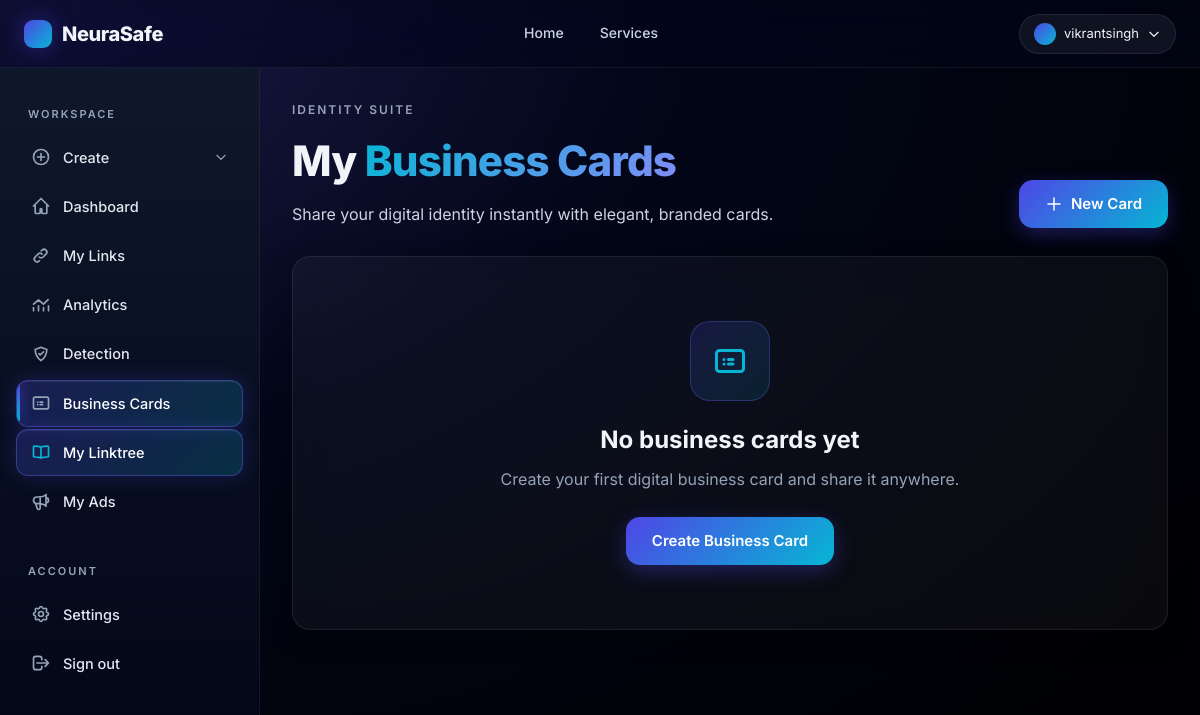
Before: /business_card/business-cards/ (signed in) with the older database file.
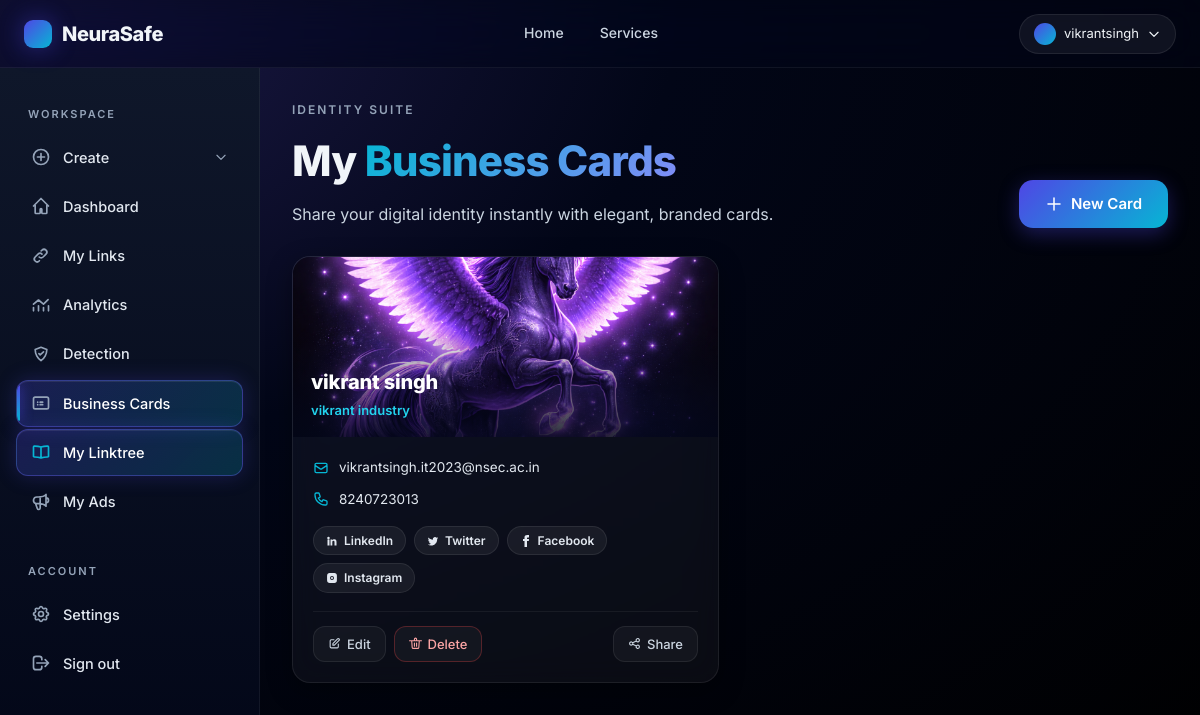
After: the same page with the newer database file.
### business_card/models.py (models this page shows, shortened)
class UserBusinessCard(models.Model):
    user = models.ForeignKey(User, on_delete=models.CASCADE)
    template = models.ForeignKey(BusinessCardTemplate, on_delete=models.CASCADE, blank=True, null=True)
    custom_template_image = models.ImageField(upload_to='custom_templates/', blank=True, null=True)
    name = models.CharField(max_length=100)
    company_name = models.CharField(max_length=100)
    email = models.EmailField()
    phone_number = models.CharField(max_length=15)
    linkedin = models.URLField(blank=True, null=True)
    twitter = models.URLField(blank=True, null=True)
    facebook = models.URLField(blank=True, null=True)
    instagram = models.URLField(blank=True, null=True)
    created_at = models.DateTimeField(auto_now_add=True)
    logo = models.ImageField(upload_to='logos/', blank=True, null=True)

### business_card/views.py (the view)
# urls.py: path('business-cards/', views.business_card_list, name='business_card_list'),
@login_required
def business_card_list(request):
    business_cards = UserBusinessCard.objects.filter(user=request.user)
    return render(request, 'business_card/business_card_list.html', {'business_cards': business_cards})

### templates/business_card/business_card_list.html (shortened to what this page needs)
{% extends "basehome/base.html" %}
{% load static %}
{% block content %}
<div class="ns-app-content" data-testid="business-cards-root">
  <div class="animate-fade-in-up" style="display: flex; align-items: flex-end; justify-content: space-between; gap: 20px; flex-wrap: wrap; margin-bottom: 28px;">
    <div>
      <p style="color: var(--text-muted); font-size: 12px; letter-spacing: 2px; text-transform: uppercase; font-weight: 600; margin: 0 0 8px;">Identity Suite</p>
      <h1 style="font-size: clamp(28px, 4vw, 42px); font-weight: 800; letter-spacing: -0.02em; margin: 0;">
        My <span class="text-gradient-cyan">Business Cards</span>
      </h1>
      <p style="color: var(--text-secondary); margin: 8px 0 0;">Share your digital identity instantly with elegant, branded cards.</p>
    </div>
    <a href="{% url 'create_business_card' %}" class="ns-btn-primary" data-testid="new-card-btn">
      <svg width="18" height="18" fill="none" stroke="currentColor" viewBox="0 0 24 24"><path stroke-linecap="round" stroke-linejoin="round" stroke-width="2" d="M12 4v16m8-8H4"/></svg>
      New Card
    </a>
  </div>
  {% if business_cards %}
  <div style="display: grid; grid-template-columns: repeat(auto-fill, minmax(340px, 1fr)); gap: 22px;" data-testid="cards-grid">
    {% for card in business_cards %}
    <article class="ns-card animate-fade-in-up" style="padding: 0; overflow: hidden; position: relative;" data-testid="business-card-{{ card.pk }}">
      <div style="position: relative; height: 180px; overflow: hidden;">
        {% if card.custom_template_image %}
          <img src="{{ card.custom_template_image.url }}" alt="Cover" style="width: 100%; height: 100%; object-fit: cover;">
        {% else %}
          <img src="{{ card.template.image.url }}" alt="Cover" style="width: 100%; height: 100%; object-fit: cover;">
        {% endif %}
        <div style="position: absolute; inset: 0; background: linear-gradient(180deg, rgba(2,6,23,0) 40%, rgba(2,6,23,0.85) 100%);"></div>
        <div style="position: absolute; bottom: 16px; left: 18px;">
          <p style="color: #fff; font-size: 20px; font-weight: 800; margin: 0; letter-spacing: -0.01em;">{{ card.name }}</p>
          {% if card.company_name %}<p style="color: var(--secondary-400); font-size: 13px; font-weight: 600; margin: 2px 0 0;">{{ card.company_name }}</p>{% endif %}
        </div>
      </div>
      <div style="padding: 20px;">
        <div style="display: flex; flex-direction: column; gap: 10px; margin-bottom: 16px;">
          {% if card.email %}
          <div style="display: flex; align-items: center; gap: 10px; font-size: 13.5px; color: var(--text-soft);">
            <svg width="16" height="16" fill="none" stroke="currentColor" viewBox="0 0 24 24" style="color: var(--secondary); flex-shrink: 0;"><path stroke-linecap="round" stroke-linejoin="round" stroke-width="2" d="M3 8l7.89 5.26a2 2 0 002.22 0L21 8M5 19h14a2 2 0 002-2V7a2 2 0 00-2-2H5a2 2 0 00-2 2v10a2 2 0 002 2z"/></svg>
            <span style="overflow: hidden; text-overflow: ellipsis; white-space: nowrap;">{{ card.email }}</span>
          </div>
          {% endif %}
          {% if card.phone_number %}
          <div style="display: flex; align-items: center; gap: 10px; font-size: 13.5px; color: var(--text-soft);">
            {{ card.phone_number }}
          </div>
          {% endif %}
        </div>
        <div style="display: flex; flex-wrap: wrap; gap: 8px; margin-bottom: 18px;">
          {% if card.linkedin %}<a href="{{ card.linkedin }}" target="_blank" class="ns-badge" title="LinkedIn" style="text-decoration: none;"><svg width="12" height="12" fill="currentColor" viewBox="0 0 24 24"><path d="M4.98 3.5a2.5 2.5 0 11-.02 5.01A2.5 2.5 0 014.98 3.5zM3 9h4v12H3V9zm6 0h3.8v1.7h.06c.53-1 1.84-2.07 3.78-2.07C20.3 8.63 21 11 21 14.06V21h-4v-6.13c0-1.46-.03-3.34-2.04-3.34-2.04 0-2.35 1.59-2.35 3.23V21H9V9z"/></svg>LinkedIn</a>{% endif %}
          {% if card.twitter %}<a href="{{ card.twitter }}" target="_blank" class="ns-badge" title="Twitter" style="text-decoration: none;">Twitter</a>{% endif %}
          {% if card.facebook %}<a href="{{ card.facebook }}" target="_blank" class="ns-badge" title="Facebook" style="text-decoration: none;"><svg width="12" height="12" fill="currentColor" viewBox="0 0 24 24"><path d="M9 8H6v4h3v12h5V12h3.64L18 8h-4V6.33c0-.95.19-1.33 1.11-1.33H18V0h-3.46C11.2 0 9 1.43 9 4.83V8z"/></svg>Facebook</a>{% endif %}
          {% if card.instagram %}<a href="{{ card.instagram }}" target="_blank" class="ns-badge" title="Instagram" style="text-decoration: none;">Instagram</a>{% endif %}
        </div>
        <div style="display: flex; gap: 8px; flex-wrap: wrap; border-top: 1px solid rgba(255,255,255,0.06); padding-top: 14px;">
          <a href="{% url 'business_card_update' card.pk %}" class="ns-btn-ghost" style="padding: 7px 14px; font-size: 13px;" data-testid="update-card-{{ card.pk }}">
            <svg width="13" height="13" fill="none" stroke="currentColor" viewBox="0 0 24 24"><path stroke-linecap="round" stroke-linejoin="round" stroke-width="2" d="M11 5H6a2 2 0 00-2 2v11a2 2 0 002 2h11a2 2 0 002-2v-5m-1.414-9.414a2 2 0 112.828 2.828L11.828 15H9v-2.828l8.586-8.586z"/></svg>
            Edit
          </a>
          <a href="{% url 'business_card_delete' card.pk %}" class="ns-btn-ghost" style="padding: 7px 14px; font-size: 13px; color: #fca5a5; border-color: rgba(239,68,68,0.3);" data-testid="delete-card-{{ card.pk }}">
            <svg width="13" height="13" fill="none" stroke="currentColor" viewBox="0 0 24 24"><path stroke-linecap="round" stroke-linejoin="round" stroke-width="2" d="M19 7l-.867 12.142A2 2 0 0116.138 21H7.862a2 2 0 01-1.995-1.858L5 7m5 4v6m4-6v6M1 7h22M10 7V4a2 2 0 012-2h0a2 2 0 012 2v3"/></svg>
            Delete
          </a>
          <div style="position: relative; margin-left: auto;" class="ns-share-wrap">
            <button type="button" class="ns-btn-ghost ns-share-toggle" style="padding: 7px 14px; font-size: 13px;" data-testid="share-card-{{ card.pk }}">
              Share
            </button>
          </div>
        </div>
      </div>
    </article>
    {% endfor %}
  </div>
  {% else %}
  <div class="ns-card animate-fade-in-up" style="padding: 64px 32px; text-align: center;" data-testid="empty-state">
    <div style="width: 80px; height: 80px; margin: 0 auto 20px; border-radius: 20px; display: flex; align-items: center; justify-content: center; background: linear-gradient(135deg, rgba(79,70,229,0.18), rgba(6,182,212,0.12)); border: 1px solid rgba(99,102,241,0.3);">
      <svg width="36" height="36" fill="none" stroke="currentColor" viewBox="0 0 24 24" style="color: var(--secondary);"><path stroke-linecap="round" stroke-linejoin="round" stroke-width="2" d="M3 7a2 2 0 012-2h14a2 2 0 012 2v10a2 2 0 01-2 2H5a2 2 0 01-2-2V7zM8 11h.01M11 11h3M8 14h.01M11 14h3"/></svg>
    </div>
    <h3 style="font-size: 24px; font-weight: 700; margin: 0 0 8px;">No business cards yet</h3>
    <p style="color: var(--text-muted); margin: 0 0 24px;">Create your first digital business card and share it anywhere.</p>
    <a href="{% url 'create_business_card' %}" class="ns-btn-primary">Create Business Card</a>
  </div>
  {% endif %}
</div>
{% endblock %}

### templates/basehome/base.html (shortened to what this page needs)
{% load compress %}
{% load static %}
{% load chat_tags %}
<!DOCTYPE html>
<html lang="en">
<head>
  {% compress css %}
  <link rel="stylesheet" href="{% static 'src/output.css' %}" />
  {% endcompress %}
  <link rel="stylesheet" href="{% static 'css/modern-theme.css' %}" />
</head>
<body class="p-0 m-0">
<nav class="ns-navbar" aria-label="Primary">
  <div class="ns-navbar-inner">
    <a href="{% url 'landingpage' %}" class="ns-brand" data-testid="brand-home-link">
      <span class="ns-logo-dot"></span>
      <span>NeuraSafe</span>
    </a>
    <div class="ns-nav-links" role="navigation">
      <a href="{% url 'landingpage' %}" data-testid="nav-home">Home</a>
      <a href="{% url 'service' %}" data-testid="nav-services">Services</a>
    </div>
    <div class="ns-nav-cta">
      {% if user.is_authenticated %}
        <div style="position: relative;">
          <button id="user-menu-button" class="ns-user-chip" data-testid="user-menu-button" type="button" aria-haspopup="true" aria-expanded="false">
            <span class="ns-avatar"></span>
            <span>{{ user.username }}</span>
            <svg width="14" height="14" fill="none" stroke="currentColor" viewBox="0 0 24 24"><path stroke-linecap="round" stroke-linejoin="round" stroke-width="2" d="M19 9l-7 7-7-7"/></svg>
          </button>
        </div>
      {% else %}
        <a href="{% url 'login' %}" class="ns-btn-ghost" data-testid="nav-login">Login</a>
        <a href="{% url 'signup' %}" class="ns-btn-primary" style="padding: 9px 20px; font-size: 14px;" data-testid="nav-signup">Get Started</a>
      {% endif %}
    </div>
  </div>
</nav>
{% if user.is_authenticated %}
<aside id="ns-sidebar" class="ns-sidebar" aria-label="Application">
  <div class="ns-section-label">Workspace</div>
  <ul>
    <li x-data="{ open: {% if request.resolver_match.url_name in 'userdashboard customize_short_url generate_qr_code create_landing_page create_business_card' %}true{% else %}false{% endif %} }">
      <button @click="open = !open" class="ns-nav-item" data-testid="sidebar-create-toggle" type="button">
        <svg xmlns="http://www.w3.org/2000/svg" fill="none" stroke="currentColor" viewBox="0 0 24 24"><path stroke-linecap="round" stroke-linejoin="round" stroke-width="2" d="M12 7.757v8.486M7.757 12h8.486M21 12a9 9 0 1 1-18 0 9 9 0 0 1 18 0Z"/></svg>
        <span style="flex:1; text-align:left;">Create</span>
        <svg :class="{ 'rotate-180': open }" style="width:14px; height:14px; transition: transform 0.25s ease;" fill="none" stroke="currentColor" viewBox="0 0 24 24"><path stroke-linecap="round" stroke-linejoin="round" stroke-width="2" d="M19 9l-7 7-7-7"/></svg>
      </button>
    </li>
    <li><a href="{% url 'dashboard' %}" class="ns-nav-item {% if request.resolver_match.url_name == 'dashboard' %}active{% endif %}" data-testid="sidebar-dashboard">
      <svg xmlns="http://www.w3.org/2000/svg" fill="none" stroke="currentColor" viewBox="0 0 24 24"><path stroke-linecap="round" stroke-linejoin="round" stroke-width="2" d="M3 12l9-9 9 9M5 10v10a1 1 0 001 1h4a1 1 0 001-1v-4a1 1 0 011-1h0a1 1 0 011 1v4a1 1 0 001 1h4a1 1 0 001-1V10"/></svg>
      <span>Dashboard</span>
    </a></li>
    <li><a href="{% url 'user_links' %}" class="ns-nav-item {% if request.resolver_match.url_name == 'user_links' %}active{% endif %}" data-testid="sidebar-links">
      <span>My Links</span>
    </a></li>
    <li><a href="{% url 'analytics_view' %}" class="ns-nav-item {% if request.resolver_match.url_name == 'analytics_view' %}active{% endif %}" data-testid="sidebar-analytics">
      <svg xmlns="http://www.w3.org/2000/svg" fill="none" stroke="currentColor" viewBox="0 0 24 24"><path stroke-linecap="round" stroke-linejoin="round" stroke-width="2" d="M3 15v4m6-6v6m6-4v4m6-6v6M3 11l6-5 6 5 5.5-5.5"/></svg>
      <span>Analytics</span>
    </a></li>
<li>
    <a href="{% url 'predict' %}" class="ns-nav-item {% if request.resolver_match.url_name == 'predict' %}active{% endif %}" data-testid="sidebar-detection">
        <span>Detection</span>
    </a>
</li>
    <li><a href="{% url 'business_card_list' %}" class="ns-nav-item {% if request.resolver_match.url_name == 'business_card_list' %}active{% endif %}" data-testid="sidebar-business-card">
      <svg xmlns="http://www.w3.org/2000/svg" fill="none" stroke="currentColor" viewBox="0 0 24 24"><path stroke-linecap="round" stroke-linejoin="round" stroke-width="2" d="M3 7a2 2 0 012-2h14a2 2 0 012 2v10a2 2 0 01-2 2H5a2 2 0 01-2-2V7zM8 11h.01M11 11h3M8 14h.01M11 14h3"/></svg>
      <span>Business Cards</span>
    </a></li>
    <li><a href="{% url 'profile_dashboard' %}" class="ns-nav-item ns-nav-item-featured {% if request.resolver_match.url_name == 'profile_dashboard' %}active{% endif %}" data-testid="sidebar-linktree">
      <span>My Linktree</span>
    </a></li>
    <li><a href="{% url 'my_content' %}" class="ns-nav-item {% if request.resolver_match.url_name == 'my_content' %}active{% endif %}" data-testid="sidebar-my-ads">
      <span>My Ads</span>
    </a></li>
  </ul>
  <div class="ns-section-label" style="margin-top: 24px;">Account</div>
  <ul>
    <li><a href="{% url 'settings' %}" class="ns-nav-item {% if request.resolver_match.url_name == 'settings' %}active{% endif %}" data-testid="sidebar-settings">
      <span>Settings</span>
    </a></li>
    <li><a href="{% url 'logout' %}" class="ns-nav-item" data-testid="sidebar-logout">
      <svg xmlns="http://www.w3.org/2000/svg" fill="none" stroke="currentColor" viewBox="0 0 24 24"><path stroke-linecap="round" stroke-linejoin="round" stroke-width="2" d="M17 16l4-4m0 0l-4-4m4 4H7m6 4v1a3 3 0 01-3 3H6a3 3 0 01-3-3V7a3 3 0 013-3h4a3 3 0 013 3v1"/></svg>
      <span>Sign out</span>
    </a></li>
  </ul>
</aside>
{% endif %}
<div id="contentss">
  {% block content %}{% endblock %}
</div>
</body>
</html>

Changed rows visible on the page:
added UserBusinessCard: custom_template_image (picture), name "vikrant singh", company_name "vikrant industry", email "vikrantsingh.it2023@nsec.ac.in", phone_number "8240723013"
Other visible differences:
text no longer shown: "No business cards yet Create your first digital business card and share it anywhere. Create Business Card"
